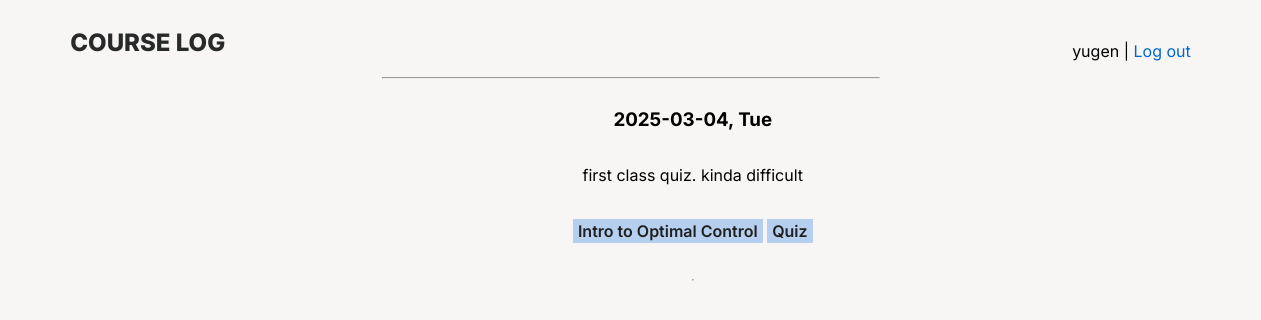
Page /this_entry/8/ (signed in) on the committed database.
### course_logs/models.py (models this page shows, shortened)
class Entry(models.Model):
    owner = models.ForeignKey(User, on_delete=models.CASCADE)
    course = models.ForeignKey(Course, on_delete=models.CASCADE)
    category = models.ForeignKey(Category, on_delete=models.SET_NULL, null=True)
    date = models.DateField(null=True, blank=True)
    description = models.TextField(null=True, blank=True)
    created = models.DateTimeField(auto_now_add=True)
    updated = models.DateTimeField(auto_now=True)
    class Meta:
        ordering = ['-date']
        verbose_name_plural = 'entries'

class Course(models.Model):
    owner = models.ForeignKey(User, on_delete=models.CASCADE)
    course = models.CharField(max_length=200)
    def __str__(self):
        return self.course

class Category(models.Model):
    owner = models.ForeignKey(User, on_delete=models.CASCADE)
    category = models.CharField(max_length=200)
    class Meta:
        verbose_name_plural = 'categories'
    def __str__(self):
        return self.category

### course_logs/views.py (the view)
# urls.py: path('this_entry/<int:entry_id>/', views.this_entry, name='this_entry'),
@login_required
def this_entry(request, entry_id):
    entry = Entry.objects.get(id=entry_id)
    if entry.owner != request.user:
        raise Http404
    course = entry.course
    category = entry.category
    date = entry.date
    context = {'entry': entry, 'course': course, 'category':category, 'date': date}
    return render(request, 'course_logs/this_entry.html', context)

### course_logs/templates/course_logs/this_entry.html
{% extends "course_logs/index.html" %}
{% block content %}
<div class="this-entry-card">
    <div class="this-entry-container">
        <div><h3>{{entry.date|date:"Y-m-d, D"}}</h3></div>
        <div class="this-entry-body">
            <div><p>{{ entry.description }}</p></div>
        </div>
        <div class="this-entry-tags">
            <a href="{% url 'course_logs:this_course' entry.course.id %}">{{entry.course}}</a>
            <a href="{% url 'course_logs:this_category' entry.category.id %}">{{entry.category}}</a>
        </div>
    </div>
    <hr>
</div>
{% endblock content %}

### course_logs/templates/course_logs/navbar.html (shortened to what this page needs)
<div class="navbar">
    <div >
        <a href="/">
            <h2 class="title" > COURSE LOG</h2>
        </a>
    </div>
    <div>
        <p>
            {% if user.is_authenticated %}
                {{user.username}} |
                <a href="{% url 'users:logout' %}">Log out</a>
            {% else %}
                <a href="{% url 'users:login' %}">Log in</a> |
                <a href="{% url 'users:register' %}">Register</a>
            {% endif %}
        </p>
    </div>
</div>
<hr>

### static/styles/main.css (style rules this page uses)
* { font-family: "Inter"; background-color: var(--COLORBG); }
:root { color-scheme: normal; --COLORBG: rgb(248,246,245); --COLORTEXT: rgb(50, 50, 50); --COLORPLC: #93C11C; --COLORFIO: #FB872B; --COLORADOBE: #ED2224; --COLORBLENDER: #EA7600; --COLORPYTHON: #ffde57; --COLORTKINTER: #29ABE2; --COLORJUPYTER: #646464; --COLORPROTEUS: #23C0EF; --COLORX: lightslategray; }
.navbar { display: flex; flex-flow: row nowrap; justify-content: space-between; align-items: flex-end; margin: 0 5%; }
.title { font-weight: 800; color: #282929; }
a { color: #0066CC; text-decoration: none; }
hr { color: lightgray; margin: 0 30%; }
.entry-tag > a, .this-entry-tags > a { padding: 2px 5px 2px 5px; background-color: rgba(179, 205, 239, 0.955); color: rgb(32, 32, 32); font-weight: 600; }
.all-tags-container, .this-entry-card { display: flex; flex-direction: column; justify-content: center; align-items: center; width: 100%; margin: 10px 5%; }
.this-entry-body { display: flex; flex-direction: row; }
.this-entry-container { display: flex; flex-direction: column; justify-content: center; align-items: center; padding: 0 3% 3% 3%; max-width: 600px; }
.this-entry-body { margin: 0 0 20px 0; }

### rows in the picture
Entry: date "2025-03-04, Tue", description "first class quiz. kinda difficult", course "Intro to Optimal Control", category "Quiz"

### other values in the picture
{{ user.username }} "yugen"
